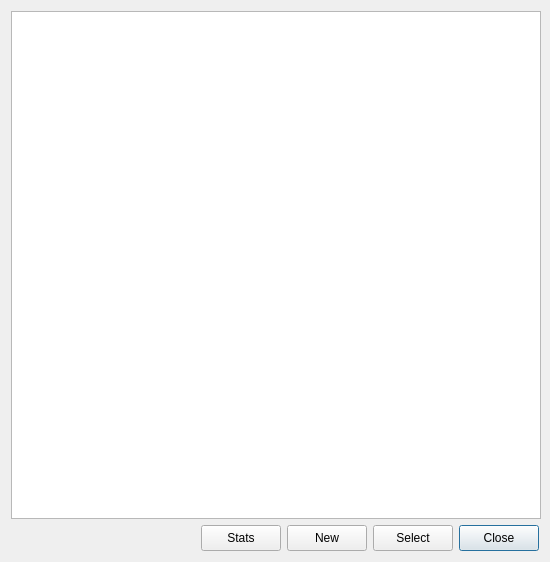
<?xml version="1.0" encoding="UTF-8"?>
<ui version="4.0">
 <class>Topics</class>
 <widget class="QDialog" name="Topics">
  <property name="geometry">
   <rect>
    <x>0</x>
    <y>0</y>
    <width>550</width>
    <height>562</height>
   </rect>
  </property>
  <property name="minimumSize">
   <size>
    <width>550</width>
    <height>562</height>
   </size>
  </property>
  <property name="maximumSize">
   <size>
    <width>16777215</width>
    <height>16777215</height>
   </size>
  </property>
  <property name="windowTitle">
   <string>Topics</string>
  </property>
  <property name="windowIcon">
   <iconset resource="../res.qrc">
    <normaloff>:/images/idiomind.png</normaloff>:/images/idiomind.png</iconset>
  </property>
  <layout class="QVBoxLayout" name="verticalLayout_3">
   <item>
    <layout class="QVBoxLayout" name="verticalLayout_2">
     <property name="sizeConstraint">
      <enum>QLayout::SetDefaultConstraint</enum>
     </property>
     <property name="leftMargin">
      <number>0</number>
     </property>
     <property name="topMargin">
      <number>0</number>
     </property>
     <item>
      <layout class="QVBoxLayout" name="verticalLayout">
       <property name="leftMargin">
        <number>0</number>
       </property>
       <property name="topMargin">
        <number>0</number>
       </property>
       <property name="rightMargin">
        <number>0</number>
       </property>
       <property name="bottomMargin">
        <number>0</number>
       </property>
       <item>
        <widget class="QTableWidget" name="tableWidget_topics">
         <property name="minimumSize">
          <size>
           <width>530</width>
           <height>500</height>
          </size>
         </property>
         <property name="maximumSize">
          <size>
           <width>16777215</width>
           <height>16777215</height>
          </size>
         </property>
         <property name="font">
          <font>
           <pointsize>10</pointsize>
          </font>
         </property>
         <property name="focusPolicy">
          <enum>Qt::ClickFocus</enum>
         </property>
         <property name="styleSheet">
          <string notr="true">selection-color: rgb(142, 255, 101);</string>
         </property>
         <property name="frameShape">
          <enum>QFrame::StyledPanel</enum>
         </property>
         <property name="frameShadow">
          <enum>QFrame::Sunken</enum>
         </property>
         <property name="verticalScrollBarPolicy">
          <enum>Qt::ScrollBarAlwaysOff</enum>
         </property>
         <property name="horizontalScrollBarPolicy">
          <enum>Qt::ScrollBarAlwaysOff</enum>
         </property>
         <property name="sizeAdjustPolicy">
          <enum>QAbstractScrollArea::AdjustIgnored</enum>
         </property>
         <property name="editTriggers">
          <set>QAbstractItemView::NoEditTriggers</set>
         </property>
         <property name="showDropIndicator" stdset="0">
          <bool>false</bool>
         </property>
         <property name="selectionMode">
          <enum>QAbstractItemView::SingleSelection</enum>
         </property>
         <property name="selectionBehavior">
          <enum>QAbstractItemView::SelectRows</enum>
         </property>
         <property name="showGrid">
          <bool>false</bool>
         </property>
         <property name="cornerButtonEnabled">
          <bool>false</bool>
         </property>
         <attribute name="horizontalHeaderVisible">
          <bool>false</bool>
         </attribute>
         <attribute name="horizontalHeaderHighlightSections">
          <bool>false</bool>
         </attribute>
         <attribute name="verticalHeaderVisible">
          <bool>false</bool>
         </attribute>
         <attribute name="verticalHeaderHighlightSections">
          <bool>false</bool>
         </attribute>
        </widget>
       </item>
      </layout>
     </item>
     <item>
      <layout class="QHBoxLayout" name="horizontalLayout">
       <property name="rightMargin">
        <number>0</number>
       </property>
       <item>
        <spacer name="horizontalSpacer">
         <property name="orientation">
          <enum>Qt::Horizontal</enum>
         </property>
         <property name="sizeHint" stdset="0">
          <size>
           <width>250</width>
           <height>20</height>
          </size>
         </property>
        </spacer>
       </item>
       <item>
        <widget class="QPushButton" name="pushButton_4">
         <property name="minimumSize">
          <size>
           <width>0</width>
           <height>26</height>
          </size>
         </property>
         <property name="text">
          <string>Stats</string>
         </property>
        </widget>
       </item>
       <item>
        <widget class="QPushButton" name="pushButton_3">
         <property name="minimumSize">
          <size>
           <width>0</width>
           <height>26</height>
          </size>
         </property>
         <property name="text">
          <string>New</string>
         </property>
        </widget>
       </item>
       <item>
        <widget class="QPushButton" name="pushButton_2">
         <property name="minimumSize">
          <size>
           <width>0</width>
           <height>26</height>
          </size>
         </property>
         <property name="text">
          <string>Select</string>
         </property>
        </widget>
       </item>
       <item>
        <widget class="QPushButton" name="pushButton">
         <property name="minimumSize">
          <size>
           <width>0</width>
           <height>26</height>
          </size>
         </property>
         <property name="text">
          <string>Close</string>
         </property>
         <property name="default">
          <bool>true</bool>
         </property>
        </widget>
       </item>
      </layout>
     </item>
    </layout>
   </item>
  </layout>
 </widget>
 <resources>
  <include location="../res.qrc"/>
 </resources>
 <connections/>
</ui>
